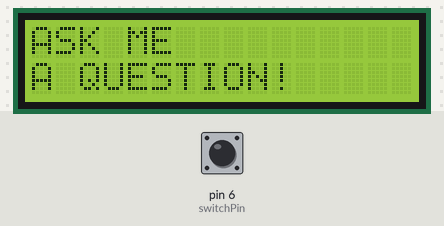
A sketch run on a simulated Arduino Uno, built with avr-gcc and run on an emulated ATmega328P. Parts: 16×2 character LCD. The inputs (shaded band) are chosen by the test bench; at power-on: pin 6 (switchPin) LOW. Random numbers use the default seed unless the sketch sets one; what the sketch prints to the serial monitor is not drawn.

Above: at 1.3 s.
1.4 s: pin 6 (switchPin) pulled HIGH for 0.15 s
At 7.5 s:
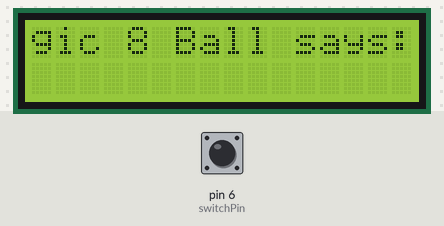
At 12.9 s:
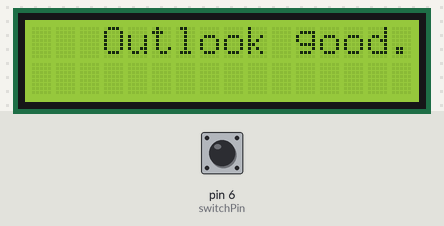
Timing chart, 0 to 14.4 s (numbered marks = the images above; inputs shaded):
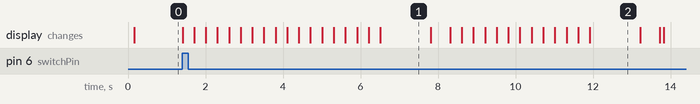

The sketch:

Magic_8_Ball.ino
```cpp
#include <LiquidCrystal.h>
LiquidCrystal lcd(12,11,5,4,3,2);

const int switchPin=6;
int switchState=0;
int prevSwitchState=0;
int reply;

String SLJ="Magic 8 Ball says:";

void printString(String message) {
  lcd.clear();
  lcd.setCursor(16,0);
  lcd.autoscroll();
  for (int i=0; i<message.length(); i++) {
    lcd.print(message.charAt(i));
    delay(300);
  }
  lcd.noAutoscroll();
  delay(1000);
  lcd.clear();
  delay(500);
}

void welcome() {
  lcd.setCursor(0,0);
  lcd.print("ASK ME");
  lcd.setCursor(0,1);
  delay(100);
  lcd.print("A QUESTION!");
}

void setup() {
  lcd.begin(16,2);
  Serial.begin(9600);
  pinMode(switchPin, INPUT);
  welcome();
}

void loop() {
  switchState=digitalRead(switchPin);
  Serial.println(switchState);

    if (switchState==HIGH) {
      printString(SLJ);
      reply=random(20);

      switch(reply) {
        case 0: printString("It is certain.");
                welcome();
                break;
        case 1: printString("It is decidedly so.");
                welcome();
                break;
        case 2: printString("Without a doubt.");
                welcome();
                break;
        case 3: printString("Yes - definitely.");
                welcome();
                break;
        case 4: printString("You may rely on it.");
                welcome();
                break;
        case 5: printString("As I see it, yes.");
                welcome();
                break;
        case 6: printString("Most likely.");
                welcome();
                break;
        case 7: printString("Outlook good.");
                welcome();
                break;
        case 8: printString("Yes.");
                welcome();
                break;
        case 9: printString("Signs point to yes.");
                welcome();
                break;
        case 10: printString("Reply hazy, try again.");
                welcome();
                break;
        case 11: printString("Ask again later.");
                welcome();
                break;
        case 12: printString("Better not tell you now.");
                welcome();
                break;
        case 13: printString("Cannot predict now.");
                welcome();
                break;
        case 14: printString("Concentrate and ask again.");
                welcome();
                break;
        case 15: printString("Don't count on it.");
                welcome();
                break;
        case 16: printString("My reply is no.");
                welcome();
                break;
        case 17: printString("My sources say no.");
                welcome();
                break;
        case 18: printString("Outlook not so good.");
                welcome();
                break;
        case 19: printString("Very doubtful.");
                welcome();
                break;
    }
  }
}
```

Measured:
- after the input at 1.4 s, the display: first changes at once (image 1 shows a later state)
- what the display in image 1 shows lasts 1.3 s, from 6.5 s to 7.8 s
